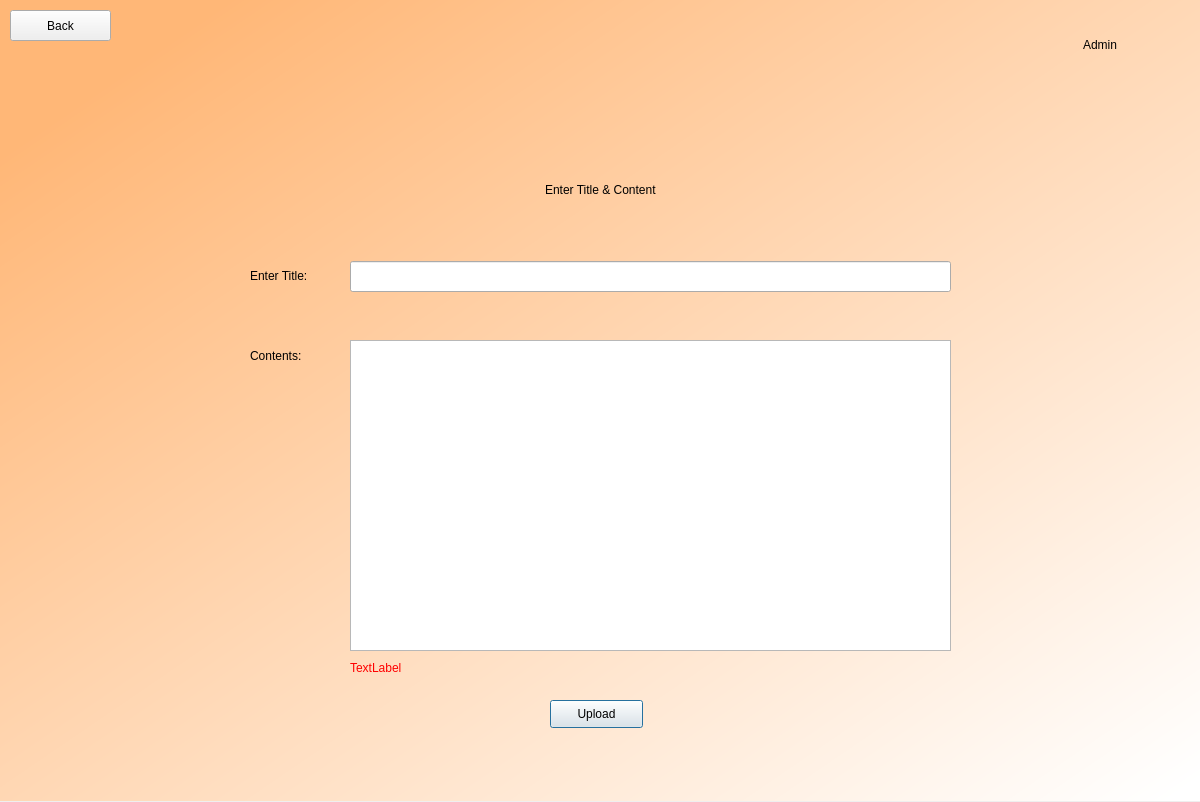
<?xml version="1.0" encoding="UTF-8"?>
<ui version="4.0">
 <class>Dialog</class>
 <widget class="QDialog" name="Dialog">
  <property name="geometry">
   <rect>
    <x>0</x>
    <y>0</y>
    <width>1200</width>
    <height>802</height>
   </rect>
  </property>
  <property name="windowTitle">
   <string>Dialog</string>
  </property>
  <widget class="QWidget" name="bgwidget" native="true">
   <property name="geometry">
    <rect>
     <x>0</x>
     <y>0</y>
     <width>1201</width>
     <height>801</height>
    </rect>
   </property>
   <property name="styleSheet">
    <string notr="true">QWidget#bgwidget{
background-color:qlineargradient(spread:pad, x1:0.091, y1:0.101636, x2:0.991379, y2:0.977, stop:0 rgb(255, 183, 119), stop:1 rgba(255, 255, 255, 255));}</string>
   </property>
   <widget class="QLabel" name="errorMsg">
    <property name="geometry">
     <rect>
      <x>440</x>
      <y>450</y>
      <width>341</width>
      <height>16</height>
     </rect>
    </property>
    <property name="styleSheet">
     <string notr="true">font: 12pt &quot;DengXian&quot;; color :red;</string>
    </property>
    <property name="text">
     <string/>
    </property>
   </widget>
   <widget class="QWidget" name="verticalLayoutWidget">
    <property name="geometry">
     <rect>
      <x>250</x>
      <y>150</y>
      <width>702</width>
      <height>80</height>
     </rect>
    </property>
    <layout class="QVBoxLayout" name="verticalLayout">
     <item alignment="Qt::AlignHCenter">
      <widget class="QLabel" name="label">
       <property name="styleSheet">
        <string notr="true">font: 36pt &quot;DengXian&quot;; color: rgb(0, 0, 0)</string>
       </property>
       <property name="text">
        <string>Enter Title &amp; Content</string>
       </property>
      </widget>
     </item>
    </layout>
   </widget>
   <widget class="QWidget" name="verticalLayoutWidget_2">
    <property name="geometry">
     <rect>
      <x>1020</x>
      <y>20</y>
      <width>160</width>
      <height>51</height>
     </rect>
    </property>
    <layout class="QVBoxLayout" name="verticalLayout_2">
     <item alignment="Qt::AlignHCenter|Qt::AlignVCenter">
      <widget class="QLabel" name="profile">
       <property name="styleSheet">
        <string notr="true">font: 18pt &quot;DengXian&quot;; color: rgb(0, 0, 0)</string>
       </property>
       <property name="text">
        <string>Admin</string>
       </property>
      </widget>
     </item>
    </layout>
   </widget>
   <widget class="QLabel" name="titleLabel">
    <property name="geometry">
     <rect>
      <x>250</x>
      <y>250</y>
      <width>101</width>
      <height>51</height>
     </rect>
    </property>
    <property name="styleSheet">
     <string notr="true">font: 12pt &quot;DengXian&quot;;</string>
    </property>
    <property name="text">
     <string>Enter Title:</string>
    </property>
   </widget>
   <widget class="QLabel" name="contentLabel">
    <property name="geometry">
     <rect>
      <x>250</x>
      <y>330</y>
      <width>101</width>
      <height>51</height>
     </rect>
    </property>
    <property name="styleSheet">
     <string notr="true">font: 12pt &quot;DengXian&quot;;</string>
    </property>
    <property name="text">
     <string>Contents:</string>
    </property>
   </widget>
   <widget class="QPushButton" name="uploadButton">
    <property name="geometry">
     <rect>
      <x>550</x>
      <y>700</y>
      <width>93</width>
      <height>28</height>
     </rect>
    </property>
    <property name="text">
     <string>Upload</string>
    </property>
   </widget>
   <widget class="QLabel" name="warn">
    <property name="geometry">
     <rect>
      <x>350</x>
      <y>660</y>
      <width>291</width>
      <height>16</height>
     </rect>
    </property>
    <property name="styleSheet">
     <string notr="true">font: 10pt &quot;DengXian&quot;;
color: rgb(255, 0, 0);</string>
    </property>
    <property name="text">
     <string>TextLabel</string>
    </property>
   </widget>
   <widget class="QLineEdit" name="titleField">
    <property name="geometry">
     <rect>
      <x>350</x>
      <y>261</y>
      <width>601</width>
      <height>31</height>
     </rect>
    </property>
    <property name="styleSheet">
     <string notr="true">font: 12pt &quot;DengXian&quot;;</string>
    </property>
   </widget>
   <widget class="QPushButton" name="backButton">
    <property name="geometry">
     <rect>
      <x>10</x>
      <y>10</y>
      <width>101</width>
      <height>31</height>
     </rect>
    </property>
    <property name="styleSheet">
     <string notr="true">font: 12pt &quot;DengXian&quot;;</string>
    </property>
    <property name="text">
     <string>Back</string>
    </property>
   </widget>
   <widget class="QTextEdit" name="contentField">
    <property name="geometry">
     <rect>
      <x>350</x>
      <y>340</y>
      <width>601</width>
      <height>311</height>
     </rect>
    </property>
    <property name="maximumSize">
     <size>
      <width>16777215</width>
      <height>16777215</height>
     </size>
    </property>
    <property name="styleSheet">
     <string notr="true">font: 12pt &quot;DengXian&quot;;</string>
    </property>
   </widget>
  </widget>
 </widget>
 <resources/>
 <connections/>
</ui>
